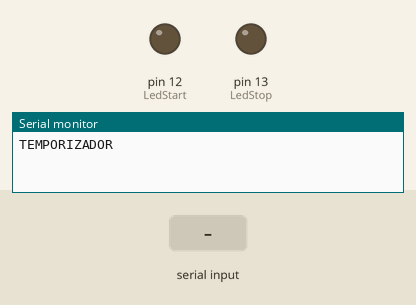
Bench run of a sketch on a simulated Arduino Uno, built with avr-gcc and run on an emulated ATmega328P. On the bench: output pins drawn as LEDs (lit = HIGH), the last lines printed to the serial monitor. The test bench sets the inputs (shaded band).

Above: at 1.2 s.
1.3 s: "D" received over Serial
At 2.5 s:
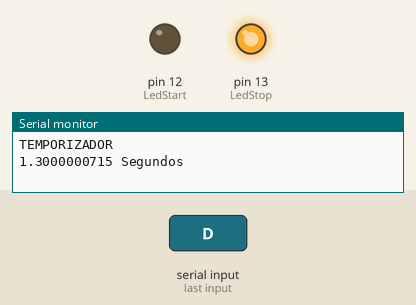
2.8 s: "A" received over Serial
At 3.8 s:
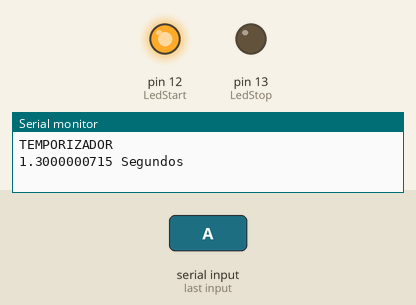
Timing chart, 0 to 5.8 s (numbered marks = the images above; inputs shaded):
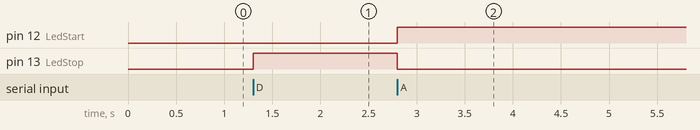

Measured:
- after the input at 1.3 s, pin 13 (LedStop): LOW → HIGH at once
- after the input at 2.8 s, pin 12 (LedStart): LOW → HIGH at once; pin 13 (LedStop): HIGH → LOW at once

The sketch:

Ejercicio_4.ino
```cpp
class RELOJ
{
  private:
          unsigned long Inicio;
          unsigned long Duracion;
          unsigned long Fin;

  public:
          //FUNCIONES PARA EL TEMPORIZADOR//

          void Iniciar_Temporizador()
          {
            Inicio=millis();
          }

          void Setter_Temporizador(unsigned long Largo)
          {
            Duracion=Largo;
          }

          int Stop_Temporizador()
          {
            unsigned long TiempoActual;
            int Devolucion;

            TiempoActual=millis();
            if((TiempoActual-Inicio)>=Duracion)
            {
              Devolucion=0;
            }
            else
            {
              Devolucion=1;
            }
            return(Devolucion);
          }

          //FUNCIONES PARA EL CRONOMETRO//

           void Iniciar_Cronometro()
          {
            Inicio=millis();
          }

          void Stop_Cronometro()
          {
            Fin=millis();
          }

          unsigned long Tiempo_Transcurrido()
          {
            return(Fin-Inicio);
          }

};

//SETEO LOS PINES DEL ARDUINO//

int LedStop = 13;
int LedStart = 12;


//VARIABLES AUXILIARES//

unsigned long DuracionTemporizador;
unsigned long TiempoCronometrizado;
RELOJ Cronometro;

//PROGRAMA PRINCIPAL DE ARDUINO//

void setup()
{
  // put your setup code here, to run once:

  pinMode(LedStop, OUTPUT); //ESTE PIN 13 SE PRENDE CUANDO SE DETIENE EL CRONOMETRO O TEMPORIZADOR//
  pinMode(LedStart, OUTPUT);  //ESTE PIN 12 SE PRENDE CUANDO SE INICIA EL CRONOMETRO O TEMPORIZADOR//
  Serial.begin(9600);
  Serial.println("TEMPORIZADOR\n");

}

void loop()
{
  // put your main code here, to run repeatedly:

  if (Serial.available() > 0)
  {
    char comando = Serial.read();

    if (comando == 'A')
    {
      Cronometro.Iniciar_Cronometro();
      digitalWrite(LedStart, HIGH); // Enciende el LED
      digitalWrite(LedStop, LOW);
    }
     else if (comando == 'D')
    {
      Cronometro.Stop_Cronometro();
      digitalWrite(LedStop, HIGH); //
      digitalWrite(LedStart, LOW);
      TiempoCronometrizado=Cronometro.Tiempo_Transcurrido();
      Serial.print(TiempoCronometrizado*0.001,DEC);
      Serial.println(" Segundos");
    }
    else if(comando == 'R')
    {
      Cronometro.Iniciar_Cronometro();
      digitalWrite(LedStop, HIGH); // Enciende el LED
      digitalWrite(LedStop, LOW);
      delay(250);
      digitalWrite(LedStop, HIGH); // Enciende el LED
      digitalWrite(LedStop, LOW);
    }
  }

}
```
